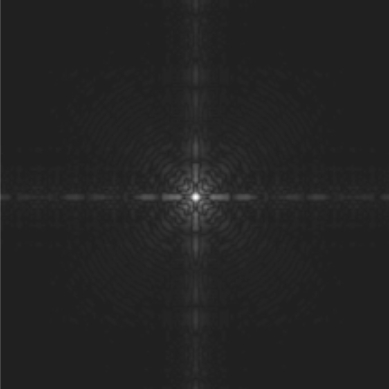
#> input picture Imagens para testes/fourier_1.jpg, 389 x 389 px, found by its file name
$ python 4-equalizacao-d.py
#> lines starting #> are read from the running program, lines starting #| are printed output that depends on the picture
import cv2
import matplotlib.pyplot as plt
import numpy as np

def plot_images_and_histograms(images, titles):
    fig, ax = plt.subplots(len(images), 2, figsize=(15, 10))

    for i, (img, title) in enumerate(zip(images, titles)):
        ax[i, 0].imshow(img, cmap="gray")
        ax[i, 0].axis('off')
        ax[i, 0].set_title(title)

        ax[i, 1].hist(img.ravel(), bins=32, range=(0.0, 256.0), ec='k')
        ax[i, 1].set_xlabel("Intensidade de Pixel")
        ax[i, 1].set_ylabel("Contagem de Pixels")

    plt.savefig('equalizacao_matching.png')
    plt.show()

def matching_histogram(src, dst):
    src_values, src_unique_indices, src_counts = np.unique(src.ravel(), return_counts=True, return_inverse=True)
    dst_values, dst_counts = np.unique(dst.ravel(), return_counts=True)

    src_cdf = np.cumsum(src_counts) / len(src.ravel())
    dst_cdf = np.cumsum(dst_counts) / len(dst.ravel())

    matched_values = np.interp(src_cdf, dst_cdf, dst_values)

    return matched_values[src_unique_indices].reshape(src.shape)

if __name__ == "__main__":
    src = cv2.imread('Imgs_Originais/fourier_1.jpg', cv2.IMREAD_GRAYSCALE)
#> src is the input picture: shape (389, 389); min 31, max 249, mean 35
    dst = cv2.imread('Imgs_Originais/fourier_2.jpg', cv2.IMREAD_GRAYSCALE)
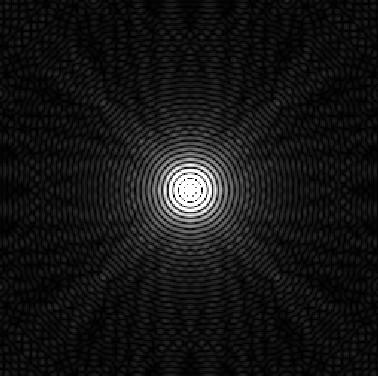
#> input picture Imagens para testes/fourier_2.jpg, 378 x 376 px, found by its file name
#> dst is the input picture: shape (376, 378); min 0, max 255, mean 20.7

    matched_histogram = matching_histogram(src, dst)
#> in matching_histogram, `src_values, src_unique_indices, src_counts = np.unique(src.ravel(), re..`: src_values = 138 values from 31 to 249; src_counts = 138 values, max 74104 at index 1, min 1 at index 83, mean 1096.5
#> in matching_histogram, `dst_values, dst_counts = np.unique(dst.ravel(), return_counts=True)`: dst_values = 256 values from 0 to 255; dst_counts = 256 values, max 6739 at index 6, min 2 at index 190, mean 555.2
#> in matching_histogram, `src_cdf = np.cumsum(src_counts) / len(src.ravel())`: src_cdf = 138 values from 0.00345 to 1
#> in matching_histogram, `dst_cdf = np.cumsum(dst_counts) / len(dst.ravel())`: dst_cdf = 256 values from 0.024 to 1
#> in matching_histogram, `matched_values = np.interp(src_cdf, dst_cdf, dst_values)`: matched_values = 138 values from 0 to 255
#> in matching_histogram, `return matched_values[src_unique_indices].reshape(src.shape)`:
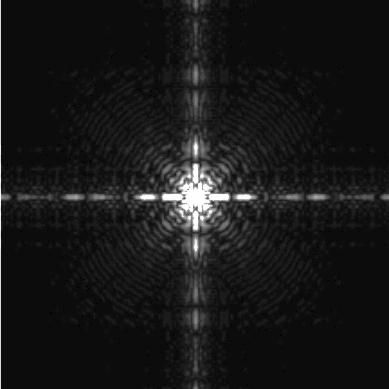
#> returned value: shape (389, 389) float64; min 0, max 255, mean 24.4
    plot_images_and_histograms([src, dst, matched_histogram], ["Fonte", "Destino", "Matched"])
#> the loop in plot_images_and_histograms, `for i, (img, title) in enumerate(zip(images, titles)):` made 3 passes
#> title on passes 1 to 3: 'Fonte', 'Destino', 'Matched'
#> in plot_images_and_histograms, `plt.savefig('equalizacao_matching.png')`:
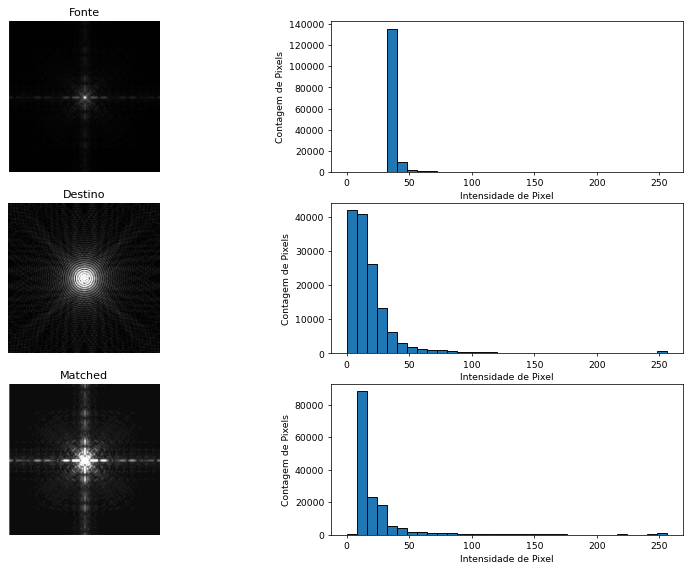
#> figure drawn by matplotlib, 6 panels; panel 2: tallest bar 135519 high, from x = 32 to 40; panel 4: tallest bar 42020 high, from x = 0 to 8; panel 6: tallest bar 88396 high, from x = 8 to 16
